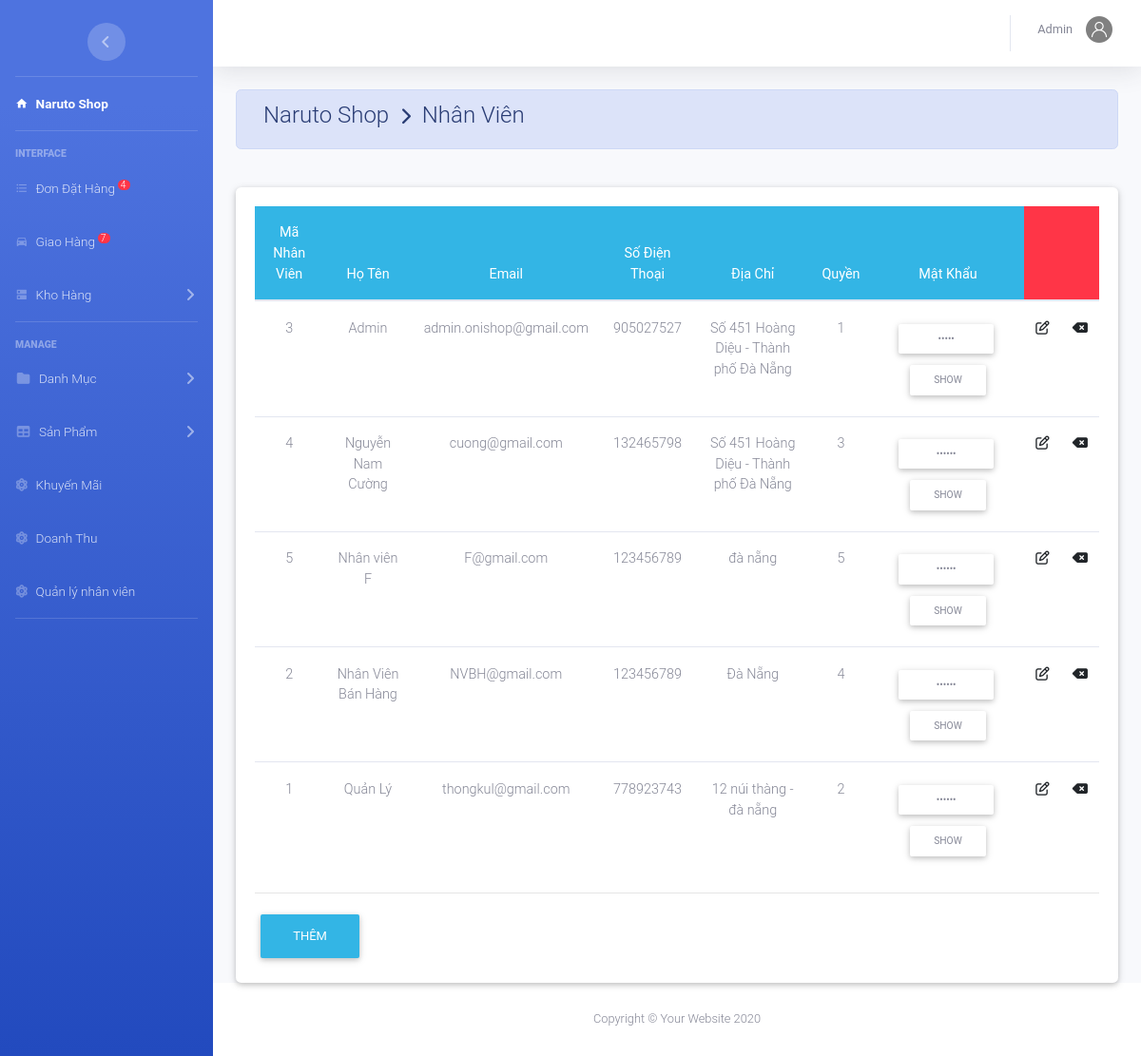
Page /admin/index.php?action=nhanvien (signed in) on the committed database.
### tables this page shows
CREATE TABLE `nhanvien` (
  `MaNV` int(11) NOT NULL,
  `TenNV` varchar(50) NOT NULL,
  `Email` varchar(50) NOT NULL,
  `SDT` int(12) NOT NULL,
  `DiaChi` text NOT NULL,
  `MatKhau` varchar(50) NOT NULL,
  `Quyen` int(20) NOT NULL
);

### admin/nhanvien/danhsach.php (the view, shortened to what this page needs)
<?php
	$sql="select *from nhanvien";
	$rs=mysqli_query($conn,$sql);
 ?>
<div class="container-fluid">
	<div class=" alert alert-primary">
	  <h4 class="page-title">
	    Naruto Shop &#160;<i class="fas fa-chevron-right" style="font-size: 18px"></i>&#160; Nhân Viên</h4>
	</div><br>
	<div class="card">
		<div class="card-body">
			<table class="table table-hover m-auto text-center" style="font-size: 13px;">
				<thead class="badge-info">
					<tr>
						<th>Mã Nhân Viên</th>
						<th>Họ Tên</th>
						<th>Email</th>
						<th>Số Điện Thoại</th>
						<th>Địa Chỉ</th>
						<th>Quyền</th>
						<th>Mật Khẩu</th>
						<th colspan ="2" class="badge-danger"></th>
					</tr>
				</thead>
				<tbody>
			 <?php $so=0;
				 while ($row=mysqli_fetch_array($rs)) { ?>
					<tr>
						<td><?php echo $row['MaNV']; ?></td>
						<td><?php echo $row['TenNV']; ?></td>
						<td><?php echo $row['Email']; ?></td>
						<td><?php echo $row['SDT']; ?></td>
						<td><?php echo $row['DiaChi']; ?></td>
						<td><?php echo $row['Quyen']; ?></td>
						<td ><input type="password" readonly class="btn btn-sm bt" value="<?php echo $row['MatKhau']; ?>"></td>
						<td><a href="index.php?action=nhanvien&view=sua&manv=<?php echo $row['MaNV']; ?>" ><i class="far fa-edit"></i></a></td>
						<td><a href="nhanvien/xuly.php?xoa&manv=<?php echo $row['MaNV']; ?>" ><i class="fas fa-backspace"></i></a></td>
					</tr>
			 <?php	} ?>
				</tbody>
			</table><hr>
			<div class="m-auto">
			<a href="?action=nhanvien&view=them"><button class="btn btn-info" type="button">Thêm</button></a>
			</div>
		</div>
	</div>
</div>

### admin/nhanvien/danhsach.php (style rules this page uses)
.bt { width: 100px; font-size: 0.85em; }

### rows in the picture
nhanvien: MaNV "3", TenNV "Admin", Email "admin.onishop@gmail.com", SDT "905027527", DiaChi "Số 451 Hoàng Diệu - Thành phố Đà Nẵng", Quyen "1"
nhanvien: MaNV "4", TenNV "Nguyễn Nam Cường", Email "cuong@gmail.com", SDT "132465798", DiaChi "Số 451 Hoàng Diệu - Thành phố Đà Nẵng", Quyen "3"
nhanvien: MaNV "5", TenNV "Nhân viên F", Email "F@gmail.com", SDT "123456789", DiaChi "đà nẵng", Quyen "5"
nhanvien: MaNV "2", TenNV "Nhân Viên Bán Hàng", Email "NVBH@gmail.com", SDT "123456789", DiaChi "Đà Nẵng", Quyen "4"
nhanvien: MaNV "1", TenNV "Quản Lý", Email "thongkul@gmail.com", SDT "778923743", DiaChi "12 núi thàng - đà nẵng", Quyen "2"

### other values in the picture
$dem "4"
$dem "7"
$nv['TenNV'] "Admin"
